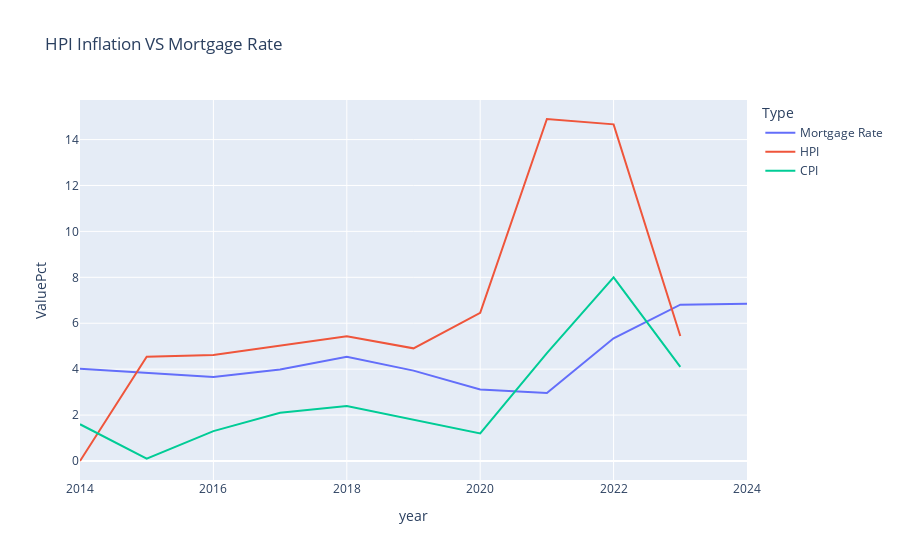

The notebook cell saved with this chart:
### Code cell
mortgage_plot=Combined_data_2[["year","index_percentage_change","mortgage_rate"]]
mortgage_plot=pd.merge(left=mortgage_plot, right=HPI_CPI_plot, how='left', on='year')
mortgage_plot_f=mortgage_plot.drop(['index_percentage_change'],axis=1)

mortgage_plot_f = mortgage_plot_f.rename(columns={"mortgage_rate": "Home mortgage Interest rate", "mortgage_rate": "Mortgage Rate"})
mortgage_plot_piv = pd.melt(mortgage_plot_f, 
            id_vars='year', 
            value_vars=list(mortgage_plot_f.columns[1:]), 
            var_name='Type', 
            value_name='ValuePct')
mortgage_plot_piv
fig = px.line(mortgage_plot_piv, x="year", y="ValuePct", color='Type',title='HPI Inflation VS Mortgage Rate')
fig.show()

### Figure 1 — Plotly figure (JSON) as saved in the notebook; plotly's stock layout.template omitted (floating-point values rounded to 4 significant figures)
{"data": [{"hovertemplate": "Type=Mortgage Rate<br>year=%{x}<br>ValuePct=%{y}<extra></extra>", "legendgroup": "Mortgage Rate", "line": {"color": "#636efa", "dash": "solid"}, "marker": {"symbol": "circle"}, "mode": "lines", "name": "Mortgage Rate", "orientation": "v", "showlegend": true, "type": "scatter", "x": [2014, 2015, 2016, 2017, 2018, 2019, 2020, 2021, 2022, 2023, 2024], "xaxis": "x", "y": [4.022, 3.851, 3.654, 3.99, 4.545, 3.936, 3.112, 2.958, 5.344, 6.807, 6.852], "yaxis": "y"}, {"hovertemplate": "Type=HPI<br>year=%{x}<br>ValuePct=%{y}<extra></extra>", "legendgroup": "HPI", "line": {"color": "#EF553B", "dash": "solid"}, "marker": {"symbol": "circle"}, "mode": "lines", "name": "HPI", "orientation": "v", "showlegend": true, "type": "scatter", "x": [2014, 2015, 2016, 2017, 2018, 2019, 2020, 2021, 2022, 2023, 2024], "xaxis": "x", "y": [0, 4.539, 4.62, 5.024, 5.434, 4.907, 6.45, 14.9, 14.66, 5.444, null], "yaxis": "y"}, {"hovertemplate": "Type=CPI<br>year=%{x}<br>ValuePct=%{y}<extra></extra>", "legendgroup": "CPI", "line": {"color": "#00cc96", "dash": "solid"}, "marker": {"symbol": "circle"}, "mode": "lines", "name": "CPI", "orientation": "v", "showlegend": true, "type": "scatter", "x": [2014, 2015, 2016, 2017, 2018, 2019, 2020, 2021, 2022, 2023, 2024], "xaxis": "x", "y": [1.6, 0.1, 1.3, 2.1, 2.4, 1.8, 1.2, 4.7, 8, 4.1, null], "yaxis": "y"}], "layout": {"autosize": true, "legend": {"title": {"text": "Type"}, "tracegroupgap": 0}, "title": {"text": "HPI Inflation VS Mortgage Rate"}, "xaxis": {"anchor": "y", "autorange": true, "domain": [0, 1], "range": [2014, 2024], "title": {"text": "year"}, "type": "linear"}, "yaxis": {"anchor": "x", "autorange": true, "domain": [0, 1], "range": [-0.8275, 15.72], "title": {"text": "ValuePct"}, "type": "linear"}}}
